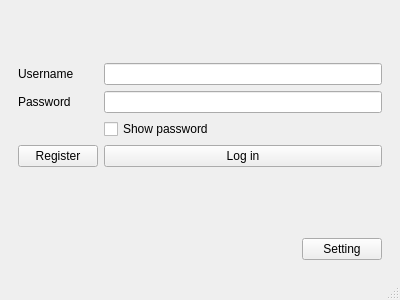
<?xml version="1.0" encoding="UTF-8"?>
<ui version="4.0">
 <class>Authentication</class>
 <widget class="QMainWindow" name="Authentication">
  <property name="geometry">
   <rect>
    <x>0</x>
    <y>0</y>
    <width>400</width>
    <height>300</height>
   </rect>
  </property>
  <property name="windowTitle">
   <string>MainWindow</string>
  </property>
  <widget class="QWidget" name="centralwidget">
   <layout class="QVBoxLayout" name="verticalLayout">
    <item>
     <widget class="QStackedWidget" name="stackedWidget">
      <property name="currentIndex">
       <number>0</number>
      </property>
      <widget class="QWidget" name="page">
       <layout class="QVBoxLayout" name="verticalLayout_2">
        <item>
         <spacer name="verticalSpacer_2">
          <property name="orientation">
           <enum>Qt::Vertical</enum>
          </property>
          <property name="sizeHint" stdset="0">
           <size>
            <width>20</width>
            <height>40</height>
           </size>
          </property>
         </spacer>
        </item>
        <item>
         <layout class="QFormLayout" name="formLayout_2">
          <item row="3" column="0">
           <widget class="QPushButton" name="button_goToRegister">
            <property name="text">
             <string>Register</string>
            </property>
           </widget>
          </item>
          <item row="3" column="1">
           <widget class="QPushButton" name="button_login">
            <property name="text">
             <string>Log in</string>
            </property>
           </widget>
          </item>
          <item row="1" column="0">
           <widget class="QLabel" name="label_password">
            <property name="text">
             <string>Password</string>
            </property>
           </widget>
          </item>
          <item row="1" column="1">
           <widget class="QLineEdit" name="lineEdit_password"/>
          </item>
          <item row="0" column="0">
           <widget class="QLabel" name="label_username">
            <property name="text">
             <string>Username</string>
            </property>
           </widget>
          </item>
          <item row="0" column="1">
           <widget class="QLineEdit" name="lineEdit_login"/>
          </item>
          <item row="2" column="1">
           <widget class="QCheckBox" name="checkBox_showLoginPasswd">
            <property name="text">
             <string>Show password</string>
            </property>
           </widget>
          </item>
         </layout>
        </item>
        <item>
         <widget class="QLabel" name="label_responseFromDBlogin">
          <property name="text">
           <string/>
          </property>
         </widget>
        </item>
        <item>
         <spacer name="verticalSpacer">
          <property name="orientation">
           <enum>Qt::Vertical</enum>
          </property>
          <property name="sizeHint" stdset="0">
           <size>
            <width>20</width>
            <height>40</height>
           </size>
          </property>
         </spacer>
        </item>
        <item>
         <layout class="QHBoxLayout" name="horizontalLayout">
          <item>
           <spacer name="horizontalSpacer">
            <property name="orientation">
             <enum>Qt::Horizontal</enum>
            </property>
            <property name="sizeHint" stdset="0">
             <size>
              <width>40</width>
              <height>20</height>
             </size>
            </property>
           </spacer>
          </item>
          <item>
           <widget class="QPushButton" name="button_setting">
            <property name="text">
             <string>Setting</string>
            </property>
           </widget>
          </item>
         </layout>
        </item>
       </layout>
      </widget>
      <widget class="QWidget" name="page_2">
       <layout class="QVBoxLayout" name="verticalLayout_3">
        <item>
         <spacer name="verticalSpacer_4">
          <property name="orientation">
           <enum>Qt::Vertical</enum>
          </property>
          <property name="sizeHint" stdset="0">
           <size>
            <width>20</width>
            <height>51</height>
           </size>
          </property>
         </spacer>
        </item>
        <item>
         <layout class="QFormLayout" name="formLayout">
          <item row="0" column="0">
           <widget class="QLabel" name="label">
            <property name="text">
             <string>Username</string>
            </property>
           </widget>
          </item>
          <item row="0" column="1">
           <widget class="QLineEdit" name="lineEdit_username"/>
          </item>
          <item row="1" column="0">
           <widget class="QLabel" name="label_2">
            <property name="text">
             <string>Password</string>
            </property>
           </widget>
          </item>
          <item row="1" column="1">
           <widget class="QLineEdit" name="lineEdit_registerPassword"/>
          </item>
          <item row="2" column="0">
           <widget class="QLabel" name="label_3">
            <property name="text">
             <string>Confirm password</string>
            </property>
           </widget>
          </item>
          <item row="2" column="1">
           <widget class="QLineEdit" name="lineEdit_registerConfirm"/>
          </item>
          <item row="4" column="0">
           <widget class="QPushButton" name="button_backToLogin">
            <property name="text">
             <string>Back</string>
            </property>
           </widget>
          </item>
          <item row="4" column="1">
           <widget class="QPushButton" name="button_Register">
            <property name="text">
             <string>Register</string>
            </property>
           </widget>
          </item>
          <item row="3" column="1">
           <widget class="QCheckBox" name="checkBox_showRegisterPasswd">
            <property name="text">
             <string>Show password</string>
            </property>
           </widget>
          </item>
         </layout>
        </item>
        <item>
         <widget class="QLabel" name="label_responseFromDBregister">
          <property name="text">
           <string/>
          </property>
         </widget>
        </item>
        <item>
         <spacer name="verticalSpacer_3">
          <property name="orientation">
           <enum>Qt::Vertical</enum>
          </property>
          <property name="sizeHint" stdset="0">
           <size>
            <width>20</width>
            <height>51</height>
           </size>
          </property>
         </spacer>
        </item>
       </layout>
      </widget>
      <widget class="QWidget" name="page_3">
       <layout class="QVBoxLayout" name="verticalLayout_4">
        <item>
         <spacer name="verticalSpacer_6">
          <property name="orientation">
           <enum>Qt::Vertical</enum>
          </property>
          <property name="sizeHint" stdset="0">
           <size>
            <width>20</width>
            <height>64</height>
           </size>
          </property>
         </spacer>
        </item>
        <item>
         <layout class="QFormLayout" name="formLayout_3">
          <item row="0" column="0">
           <widget class="QLabel" name="label_4">
            <property name="text">
             <string>IP Address</string>
            </property>
           </widget>
          </item>
          <item row="0" column="1">
           <widget class="QLineEdit" name="lineEdit_ipAddress">
            <property name="text">
             <string>127.0.0.1</string>
            </property>
           </widget>
          </item>
          <item row="1" column="1">
           <widget class="QLineEdit" name="lineEdit_port">
            <property name="text">
             <string>5555</string>
            </property>
           </widget>
          </item>
          <item row="1" column="0">
           <widget class="QLabel" name="label_5">
            <property name="text">
             <string>Port</string>
            </property>
           </widget>
          </item>
          <item row="2" column="0">
           <widget class="QPushButton" name="button_backToLogin_2">
            <property name="text">
             <string>Back</string>
            </property>
           </widget>
          </item>
          <item row="2" column="1">
           <widget class="QPushButton" name="button_applySetting">
            <property name="text">
             <string>Apply</string>
            </property>
           </widget>
          </item>
         </layout>
        </item>
        <item>
         <spacer name="verticalSpacer_5">
          <property name="orientation">
           <enum>Qt::Vertical</enum>
          </property>
          <property name="sizeHint" stdset="0">
           <size>
            <width>20</width>
            <height>64</height>
           </size>
          </property>
         </spacer>
        </item>
       </layout>
      </widget>
     </widget>
    </item>
   </layout>
  </widget>
  <widget class="QMenuBar" name="menubar">
   <property name="geometry">
    <rect>
     <x>0</x>
     <y>0</y>
     <width>400</width>
     <height>21</height>
    </rect>
   </property>
  </widget>
  <widget class="QStatusBar" name="statusbar"/>
 </widget>
 <resources/>
 <connections/>
</ui>
